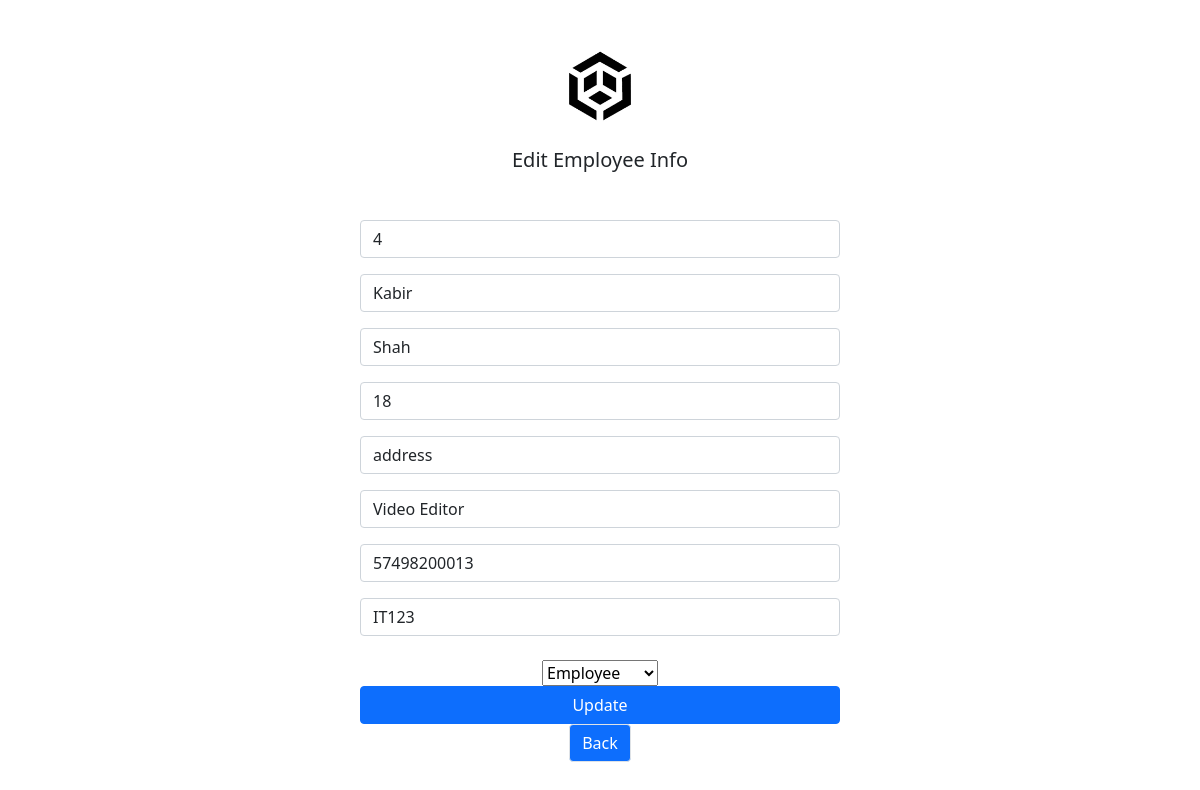
/edit_empl.php?id=4, run on the app's committed database.
### tables this page shows
CREATE TABLE `employee` (
  `id` int(50) NOT NULL,
  `f_name` varchar(50) NOT NULL,
  `l_name` varchar(50) NOT NULL,
  `age` int(100) NOT NULL,
  `address` varchar(50) NOT NULL,
  `role` varchar(50) NOT NULL,
  `emp_id` varchar(50) NOT NULL,
  `dept_id` varchar(50) NOT NULL,
  `status` text NOT NULL,
  `created_at` timestamp(6) NOT NULL DEFAULT current_timestamp(6),
  `updated_at` timestamp(6) NOT NULL DEFAULT current_timestamp(6) ON UPDATE current_timestamp(6)
);

### edit_empl.php (the view, shortened to what this page needs)
<!doctype html>
  <html lang="en">
  <head>
    <link rel="stylesheet" href="https://cdn.jsdelivr.net/npm/bootstrap-icons@1.5.0/font/bootstrap-icons.css">
    <link href="https://cdn.jsdelivr.net/npm/bootstrap@5.1.3/dist/css/bootstrap.min.css" rel="stylesheet">
  </head>
  <body>
    <?php
    include 'connect_db.php';
    $id = $_GET['id'];
    $select="SELECT * FROM employee WHERE id='$id' ";
    $data=mysqli_query($conn,$select);
    $row=mysqli_fetch_array($data);
?>
    <div class="text-center">
      <form style="max-width:480px;margin:auto;" action="" method="POST">
        <img class="mt-5 mb-4" src="logo.jpeg" alt="bgd_logo" height="76">
        <h5 class="mb-5">Edit Employee Info</h5>
        <input value="<?php echo $row['id']?>" type="text" class="form-control mb-3" name="id" placeholder="id" required>
        <input value="<?php echo $row['f_name']?>" type="text" class="form-control mb-3" name="f_name"
        placeholder="name" required>
        <input value="<?php echo $row['l_name']?>" type="text" class="form-control mb-3" name="l_name"
        placeholder="name" required>
        <input value="<?php echo $row['age']?>" type="text" class="form-control mb-3" name="age"
        placeholder="age" required>
        <input value="<?php echo $row['address']?>" type="text" class="form-control mb-3" name="address"
        placeholder="address" required>
        <input value="<?php echo $row['role']?>" class="form-control mb-3" type="text" name="role"
        placeholder="role" required>
        <input value="<?php echo $row['emp_id']?>" class="form-control mb-3" type="text" name="emp_id"
        placeholder="empl" required>
        <input value="<?php echo $row['dept_id']?>" class="form-control mb-3" type="text" name="dept_id"
        placeholder="dept" required>
        <div class="d-grid mt-4">
        <td>
            <div class="dropdown">
                <select name='status' id='status'>
                <button class="btn btn-primary dropdown-toggle" type="button" data-bs-toggle="dropdown" aria-expanded="false">
                   <ul class="dropdown-menu">
                  <option><a class="dropdown-item" >Employee</a></option>
                </ul>
                </select>
              </div>
        </td>
          <input type="submit" class="btn btn-primary btn-block" name="Update_btn" value="Update">
          <a href="add_emps.php"><button class="btn btn-primary btn-block border">Back</button></a>
        </div>
      </form>
    </div>
  </body>
  </html>

### data on the page
employee: id "4", f_name "Kabir", l_name "Shah", age "18", address "address", role "Video Editor", emp_id "57498200013", dept_id "IT123"
